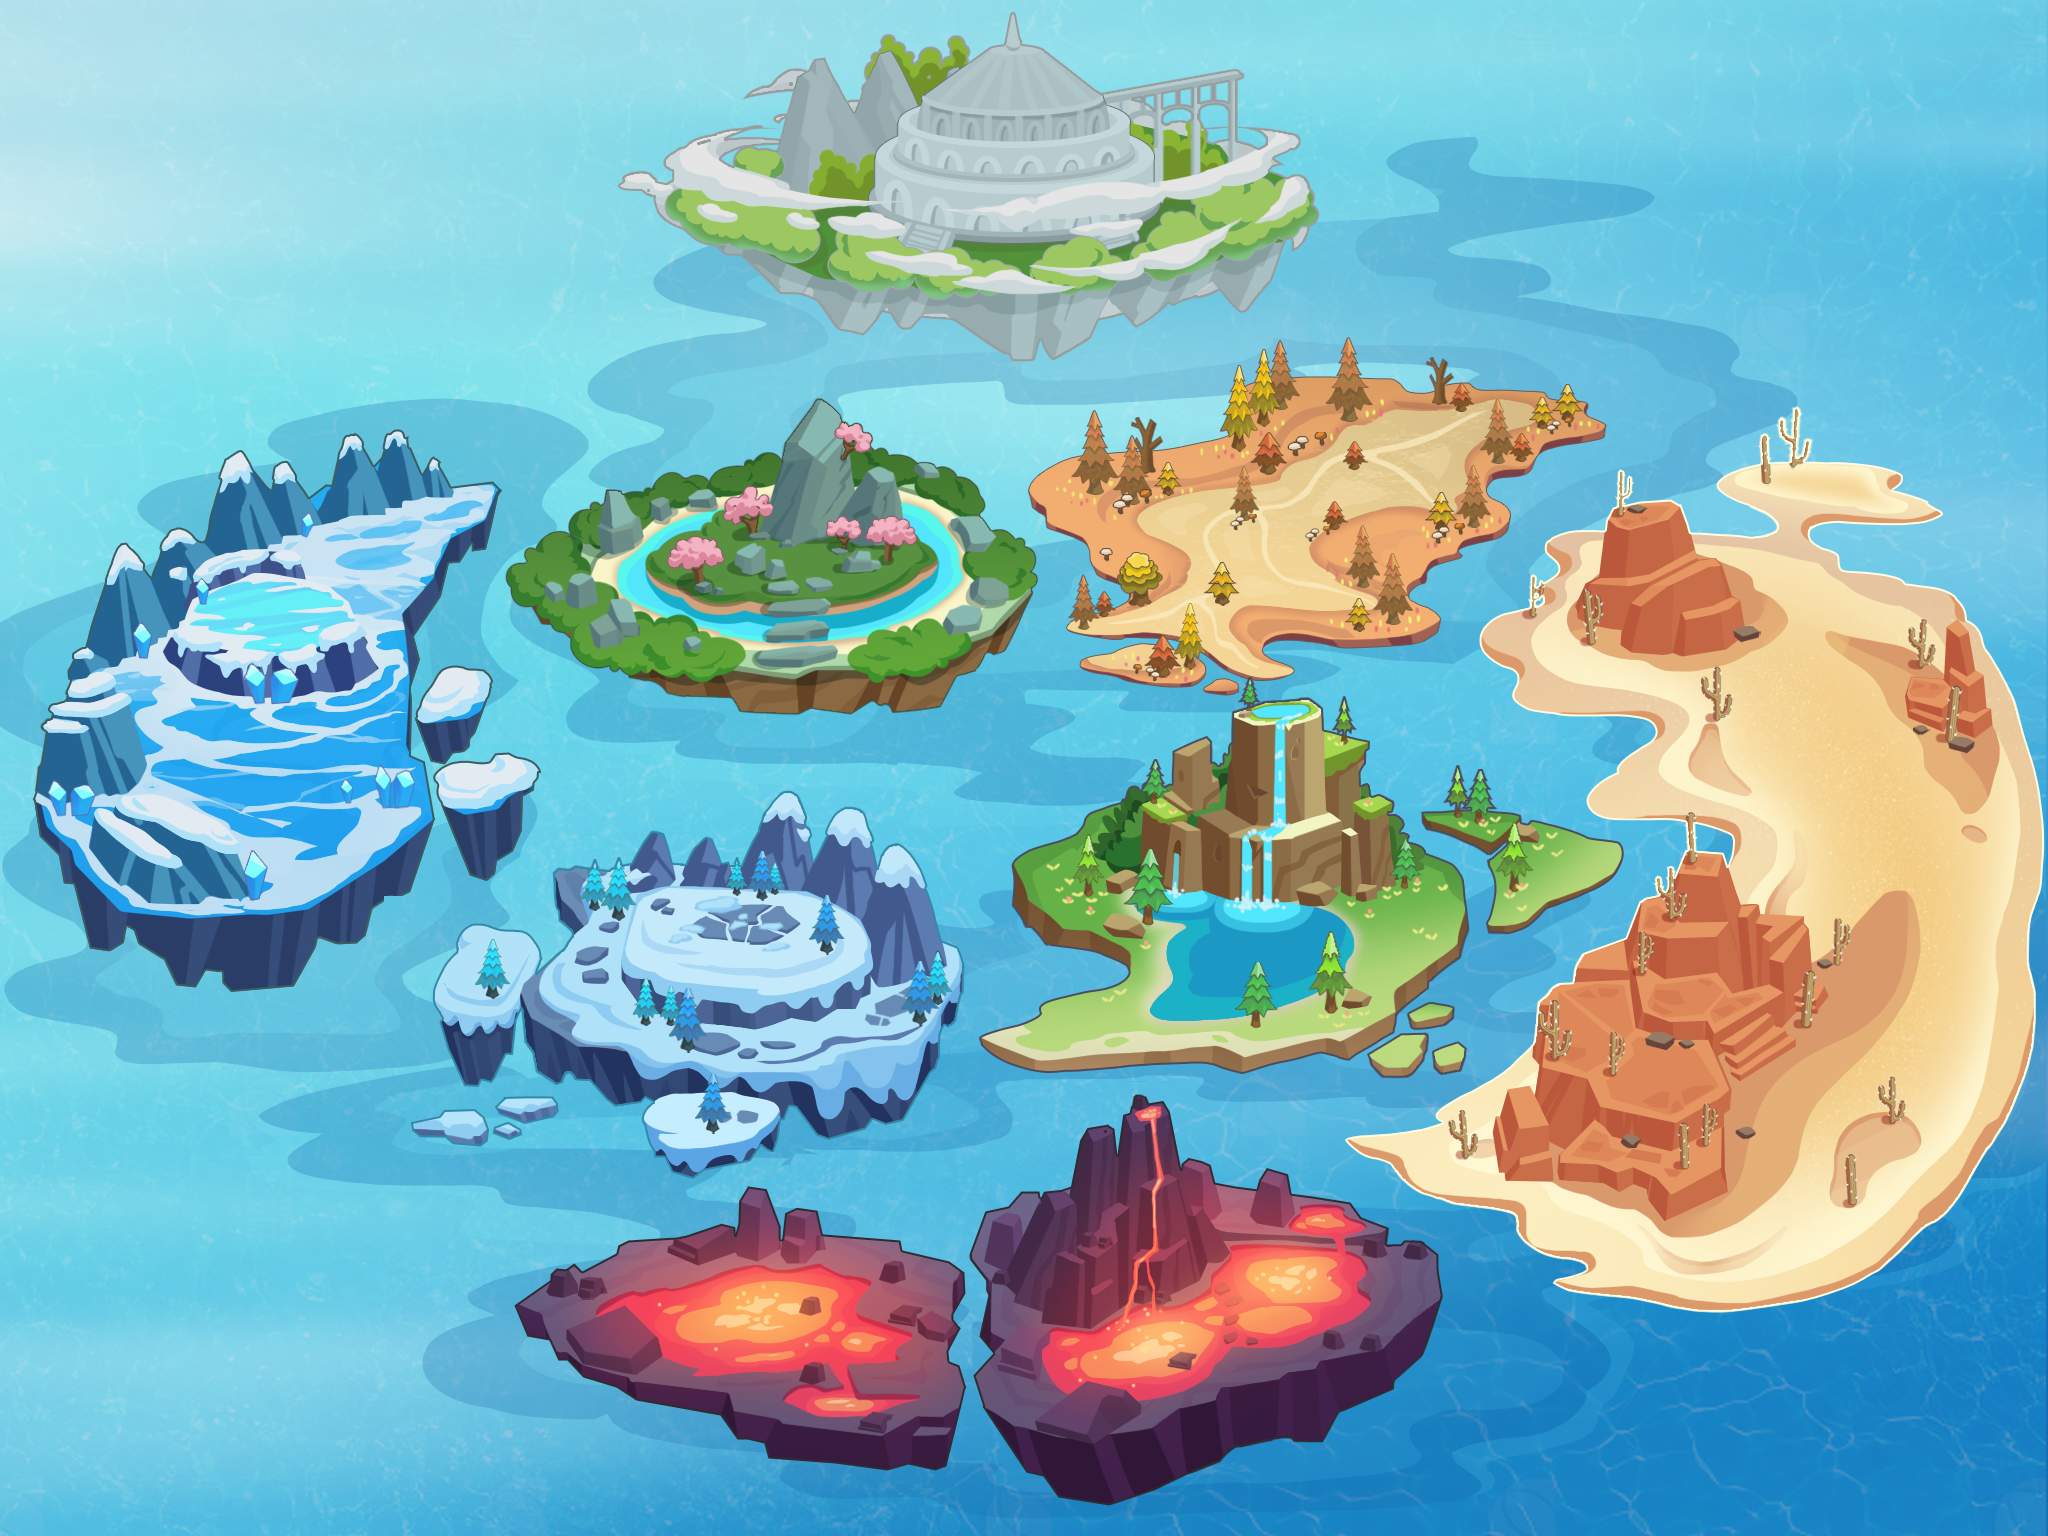

The image is a tile-based game level rendered from a .tmx file. Its description and source (layers, tilesets, objects; grid data summarised) follow:
An orthogonal 16x12 tile map with 128x128 px tiles, 9 tile layers (Bkg, Autumn, Summer, Spring, ...), 9 tilesets and 8 objects (HeavenLand, Autumn, Spring, Iceberg, Winter, ...).

<map version="1.10" tiledversion="1.10.2" orientation="orthogonal" renderorder="right-down" width="16" height="12" tilewidth="128" tileheight="128" infinite="0" nextlayerid="15" nextobjectid="19">
 <properties>
  <property name="unity:convex" value="true" />
 </properties>
 <tileset firstgid="1" source="Bkg.tsx" />
 <tileset firstgid="197" source="Autumn.tsx" />
 <tileset firstgid="213" source="Spring.tsx" />
 <tileset firstgid="229" source="Summer.tsx" />
 <tileset firstgid="254" source="Winter.tsx" />
 <tileset firstgid="270" source="Desert.tsx" />
 <tileset firstgid="312" source="Lava.tsx" />
 <tileset firstgid="337" source="Iceberg.tsx" />
 <tileset firstgid="362" source="HeavenLand.tsx" />
 <layer id="5" name="Bkg" width="16" height="12">
  <data>[192 cells, 192 non-empty, 192 distinct tile ids]</data>
 </layer>
 <layer id="1" name="Autumn" width="16" height="12">
  <data>[192 cells, 16 non-empty, 16 distinct tile ids]</data>
 </layer>
 <layer id="2" name="Summer" width="16" height="12">
  <data>[192 cells, 21 non-empty, 21 distinct tile ids]</data>
 </layer>
 <layer id="3" name="Spring" width="16" height="12">
  <data>[192 cells, 14 non-empty, 14 distinct tile ids]</data>
 </layer>
 <layer id="4" name="Winter" width="16" height="12">
  <data>[192 cells, 15 non-empty, 15 distinct tile ids]</data>
 </layer>
 <layer id="6" name="Desert" width="16" height="12">
  <data>[192 cells, 37 non-empty, 37 distinct tile ids]</data>
 </layer>
 <layer id="7" name="Lava" width="16" height="12">
  <data>[192 cells, 24 non-empty, 24 distinct tile ids]</data>
 </layer>
 <layer id="8" name="Iceberg" width="16" height="12">
  <data>[192 cells, 20 non-empty, 20 distinct tile ids]</data>
 </layer>
 <layer id="9" name="HeavenLand" width="16" height="12">
  <data>[192 cells, 17 non-empty, 17 distinct tile ids]</data>
 </layer>
 <objectgroup id="14" name="RegionColliders">
  <properties>
   <property name="unity:layer" value="UI" />
  </properties>
  <object id="11" name="HeavenLand" x="1012" y="10.6667">
   <properties>
    <property name="regionId" value="8" />
   </properties>
   <polygon points="0,0 -272,69.3333 -362.667,153.333 -358.667,205.333 -157.333,325.333 29.3333,352 250.667,292 304,198.667 288,124 226.667,53.3333" />
  </object>
  <object id="12" name="Autumn" x="1280" y="365.333">
   <properties>
    <property name="regionId" value="1" />
   </properties>
   <polygon points="0,0 308,32 330.667,66.6667 142.667,277.333 -33.3333,312 -214.667,261.333 -250.667,116" />
  </object>
  <object id="13" name="Spring" x="818.667" y="396">
   <properties>
    <property name="regionId" value="3" />
   </properties>
   <polygon points="0,0 -300,177.333 -278.667,224 -148,298.667 -60,320 122.667,312 193.333,245.333 217.333,182.667" />
  </object>
  <object id="14" name="Iceberg" x="492" y="478">
   <properties>
    <property name="regionId" value="7" />
   </properties>
   <polygon points="0,0 -388,96 -458,330 -404,466 -286,518 -194,510 32,368" />
  </object>
  <object id="15" name="Winter" x="790" y="790">
   <properties>
    <property name="regionId" value="2" />
   </properties>
   <polygon points="0,0 116,54 162,156 172,204 114,332 -104,386 -336,294 -360,194 -320,130" />
  </object>
  <object id="16" name="Lava" x="1142" y="1096">
   <properties>
    <property name="regionId" value="5" />
   </properties>
   <polygon points="0,0 294,148 302,212 244,302 174,348 -48,416 -382,362 -626,238 -628,202" />
  </object>
  <object id="17" name="Summer" x="1305" y="693">
   <properties>
    <property name="regionId" value="4" />
   </properties>
   <polygon points="0,0 -77,18 -294,167 -328,350 -277,383 -63,379 51,364 248,213 217,122" />
  </object>
  <object id="18" name="Desert" x="1736" y="468">
   <properties>
    <property name="regionId" value="6" />
   </properties>
   <polygon points="0,0 -192,86.6667 -256,170.667 -212,257.333 -141.333,349.333 -6.66667,366.667 -17.3333,405.333 -392,668 -158.667,822.667 5.33333,852 137.333,814.667 237.333,721.333 297.333,580 308,330.667 228,132 160,1.33333" />
  </object>
 </objectgroup>
</map>
